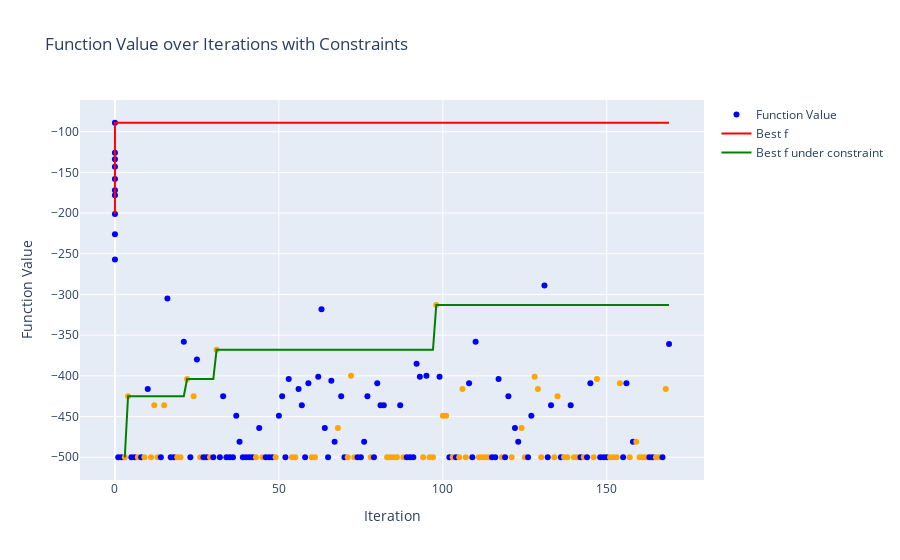

This figure's notebook cell:
### Markdown cell above
### visualization for constrained bo

### Code cell
import os
import numpy as np
import pandas as pd
import plotly.graph_objects as go

from src.utils_experiment import OptimLogParser


# Function to parse the log file and return the merged DataFrame
def parse_and_prepare_data(log_file_path):
    parser = OptimLogParser(log_file_path)
    parser.parse_log_file()

    settings = parser.settings
    initial_data = parser.initial_data
    bo_data = parser.bo_data

    columns = [
        "iteration",
        "iteration_time",
        "candidate",
        "function_value",
        "best_f",
        "acquisition_value",
        "surrogate_mean",
        "surrogate_covariance",
        "final_training_loss",
    ]

    df_merged = pd.concat([initial_data, bo_data], axis=0)
    df_merged["best_f"] = df_merged["function_value"].cummax()
    df_merged = df_merged[columns]
    df_merged["iteration"] = df_merged["iteration"].fillna(0).astype(int)

    # Apply constraints
    df_merged["candidate"] = df_merged["candidate"].apply(restore_array)
    df_merged["constraint"] = df_merged["candidate"].apply(g)

    # Calculate best_f_constrained, considering only rows where constraint is True
    df_merged["best_f_constrained"] = df_merged.apply(
        lambda row: row["function_value"] if row["constraint"] else float("-inf"),
        axis=1,
    ).cummax()

    # Replace negative infinity with NaN for rows where constraint is False
    df_merged["best_f_constrained"] = df_merged["best_f_constrained"].replace(
        float("-inf"), np.nan
    )

    return df_merged, settings


# Function to restore array from string representation
def restore_array(str_array):
    str_array = str_array.strip("'").strip("[]")
    array = np.fromstring(str_array, sep=" ")
    return array.reshape(1, -1)


# Constraint function
def g(X):
    """
    Constraint: x1 == x2
    """
    X1 = X[:, 0]
    X2 = X[:, 1]

    return (X1 == X2)[0]


# Function to plot the data
def plot_function_values(df_merged):
    fig = go.Figure()

    # Add scatter trace for function_value with color based on constraint
    fig.add_trace(
        go.Scatter(
            x=df_merged["iteration"],
            y=df_merged["function_value"],
            mode="markers",
            marker=dict(
                color=df_merged["constraint"].apply(lambda x: "orange" if x else "blue")
            ),
            name="Function Value",
        )
    )

    # Add line trace for best_f
    fig.add_trace(
        go.Scatter(
            x=df_merged["iteration"],
            y=df_merged["best_f"],
            mode="lines",
            line=dict(color="red"),
            name="Best f",
        )
    )

    # Add line trace for best_f_constrained
    fig.add_trace(
        go.Scatter(
            x=df_merged["iteration"],
            y=df_merged["best_f_constrained"],
            mode="lines",
            line=dict(color="green"),
            name="Best f under constraint",
        )
    )

    # Update layout
    fig.update_layout(
        title="Function Value over Iterations with Constraints",
        xaxis_title="Iteration",
        yaxis_title="Function Value",
        showlegend=True,
    )

    # Show the figure
    fig.show()


# Example usage ------------------------------------------------------------------------------
log_file_path = os.path.join(
    LOG_DIR, "2024-08-27_20-12-18_Simple_5d_constrained_normalized-input_2.log"
)
df_merged, settings = parse_and_prepare_data(log_file_path)

print("実験設定")
display(settings)
print()
display(df_merged)

plot_function_values(df_merged)

### Figure 1 — Plotly figure (JSON) as saved in the notebook; plotly's stock layout.template omitted (floating-point values rounded to 4 significant figures; data arrays with more than 128 entries replaced by an {"elided": "..."} marker saying what was removed)
{"data": [{"marker": {"color": {"elided": "179 str values"}}, "mode": "markers", "name": "Function Value", "type": "scatter", "x": {"elided": "179 int values"}, "y": {"elided": "179 int values"}}, {"line": {"color": "red"}, "mode": "lines", "name": "Best f", "type": "scatter", "x": {"elided": "179 int values"}, "y": {"elided": "179 int values"}}, {"line": {"color": "green"}, "mode": "lines", "name": "Best f under constraint", "type": "scatter", "x": {"elided": "179 int values"}, "y": {"elided": "179 int values"}}], "layout": {"showlegend": true, "title": {"text": "Function Value over Iterations with Constraints"}, "xaxis": {"title": {"text": "Iteration"}}, "yaxis": {"title": {"text": "Function Value"}}}}
